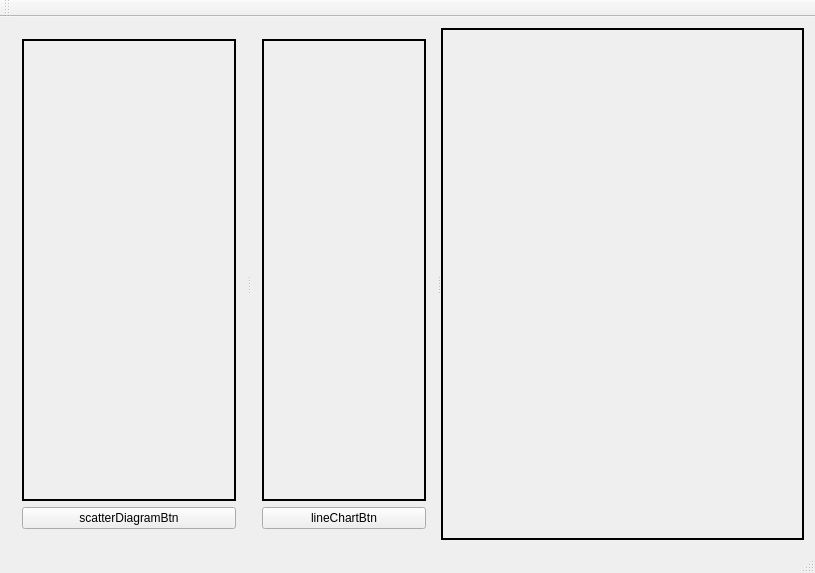
<?xml version="1.0" encoding="UTF-8"?>
<ui version="4.0">
 <class>MainWindow</class>
 <widget class="QMainWindow" name="MainWindow">
  <property name="geometry">
   <rect>
    <x>0</x>
    <y>0</y>
    <width>815</width>
    <height>573</height>
   </rect>
  </property>
  <property name="windowTitle">
   <string>MainWindow</string>
  </property>
  <property name="styleSheet">
   <string notr="true">#customPlot,#customPlot2,#customPlot3
{
border:2px solid;
}</string>
  </property>
  <widget class="QWidget" name="centralWidget">
   <layout class="QVBoxLayout" name="verticalLayout_3">
    <item>
     <widget class="QSplitter" name="splitter">
      <property name="orientation">
       <enum>Qt::Horizontal</enum>
      </property>
      <widget class="QWidget" name="">
       <layout class="QVBoxLayout" name="verticalLayout">
        <item>
         <widget class="QCustomPlot" name="customPlot" native="true"/>
        </item>
        <item>
         <widget class="QPushButton" name="scatterDiagramBtn">
          <property name="text">
           <string>scatterDiagramBtn</string>
          </property>
         </widget>
        </item>
       </layout>
      </widget>
      <widget class="QWidget" name="">
       <layout class="QVBoxLayout" name="verticalLayout_2">
        <item>
         <widget class="QCustomPlot" name="customPlot2" native="true"/>
        </item>
        <item>
         <widget class="QPushButton" name="lineChartBtn">
          <property name="text">
           <string>lineChartBtn</string>
          </property>
         </widget>
        </item>
       </layout>
      </widget>
      <widget class="QCustomPlot" name="customPlot3" native="true">
       <property name="minimumSize">
        <size>
         <width>200</width>
         <height>0</height>
        </size>
       </property>
      </widget>
     </widget>
    </item>
   </layout>
  </widget>
  <widget class="QMenuBar" name="menuBar">
   <property name="geometry">
    <rect>
     <x>0</x>
     <y>0</y>
     <width>815</width>
     <height>23</height>
    </rect>
   </property>
  </widget>
  <widget class="QToolBar" name="mainToolBar">
   <attribute name="toolBarArea">
    <enum>TopToolBarArea</enum>
   </attribute>
   <attribute name="toolBarBreak">
    <bool>false</bool>
   </attribute>
  </widget>
  <widget class="QStatusBar" name="statusBar"/>
 </widget>
 <layoutdefault spacing="6" margin="11"/>
 <customwidgets>
  <customwidget>
   <class>QCustomPlot</class>
   <extends>QWidget</extends>
   <header>../../qcustomplot.h</header>
   <container>1</container>
  </customwidget>
 </customwidgets>
 <resources/>
 <connections/>
</ui>
